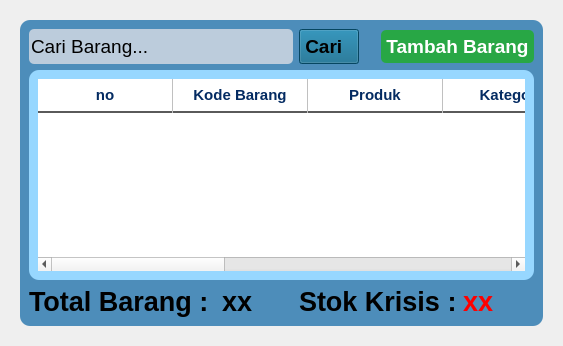
        <widget class="QWidget" name="page_inventory">
         <layout class="QGridLayout" name="gridLayout_6">
          <item row="0" column="0">
           <widget class="QWidget" name="widget_inventory" native="true">
            <layout class="QVBoxLayout" name="verticalLayout_13">
             <item>
              <widget class="QFrame" name="main_frame_inventory">
               <property name="styleSheet">
                <string notr="true">QFrame {
    background-color: #4D8DBA; /* Warna kartu putih */
    border-radius: 10px; /* Ujung kartu agak melengkung */
}</string>
               </property>
               <property name="frameShape">
                <enum>QFrame::Shape::StyledPanel</enum>
               </property>
               <property name="frameShadow">
                <enum>QFrame::Shadow::Raised</enum>
               </property>
               <layout class="QGridLayout" name="gridLayout_9">
                <item row="2" column="0" colspan="4">
                 <layout class="QHBoxLayout" name="inventory_layout">
                  <property name="topMargin">
                   <number>0</number>
                  </property>
                  <item>
                   <widget class="QLabel" name="total_item_label">
                    <property name="font">
                     <font>
                      <pointsize>20</pointsize>
                      <bold>true</bold>
                     </font>
                    </property>
                    <property name="text">
                     <string>Total Barang : </string>
                    </property>
                   </widget>
                  </item>
                  <item>
                   <widget class="QLabel" name="total_item_value_label">
                    <property name="font">
                     <font>
                      <pointsize>20</pointsize>
                      <bold>true</bold>
                     </font>
                    </property>
                    <property name="text">
                     <string>xx</string>
                    </property>
                   </widget>
                  </item>
                  <item>
                   <spacer name="horizontalSpacer_13">
                    <property name="orientation">
                     <enum>Qt::Orientation::Horizontal</enum>
                    </property>
                    <property name="sizeType">
                     <enum>QSizePolicy::Policy::Fixed</enum>
                    </property>
                    <property name="sizeHint" stdset="0">
                     <size>
                      <width>40</width>
                      <height>20</height>
                     </size>
                    </property>
                   </spacer>
                  </item>
                  <item alignment="Qt::AlignmentFlag::AlignVCenter">
                   <widget class="QLabel" name="stock_crisis_label">
                    <property name="font">
                     <font>
                      <family>Segoe UI</family>
                      <pointsize>20</pointsize>
                      <bold>true</bold>
                     </font>
                    </property>
                    <property name="text">
                     <string>Stok Krisis :</string>
                    </property>
                   </widget>
                  </item>
                  <item>
                   <widget class="QLabel" name="stock_crisis_value_label">
                    <property name="font">
                     <font>
                      <pointsize>20</pointsize>
                      <bold>true</bold>
                     </font>
                    </property>
                    <property name="styleSheet">
                     <string notr="true">QLabel{
color: #FF0000;}</string>
                    </property>
                    <property name="text">
                     <string>xx</string>
                    </property>
                   </widget>
                  </item>
                  <item>
                   <spacer name="horizontalSpacer_12">
                    <property name="orientation">
                     <enum>Qt::Orientation::Horizontal</enum>
                    </property>
                    <property name="sizeType">
                     <enum>QSizePolicy::Policy::Expanding</enum>
                    </property>
                    <property name="sizeHint" stdset="0">
                     <size>
                      <width>40</width>
                      <height>20</height>
                     </size>
                    </property>
                   </spacer>
                  </item>
                 </layout>
                </item>
                <item row="0" column="3">
                 <widget class="QPushButton" name="add_goods_button">
                  <property name="sizePolicy">
                   <sizepolicy hsizetype="Preferred" vsizetype="Fixed">
                    <horstretch>0</horstretch>
                    <verstretch>0</verstretch>
                   </sizepolicy>
                  </property>
                  <property name="font">
                   <font>
                    <pointsize>14</pointsize>
                    <bold>true</bold>
                   </font>
                  </property>
                  <property name="cursor">
                   <cursorShape>PointingHandCursor</cursorShape>
                  </property>
                  <property name="styleSheet">
                   <string notr="true">QPushButton {
    background-color: #28a745;
    color: white;
    border-radius: 5px;
    font-weight: bold;
padding: 5px;
}
QPushButton:hover {
    background-color: #218838;
}</string>
                  </property>
                  <property name="text">
                   <string>Tambah Barang</string>
                  </property>
                  <property name="icon">
                   <iconset resource="resource/resource.qrc">
                    <normaloff>:/icons/plus-solid.png</normaloff>:/icons/plus-solid.png</iconset>
                  </property>
                  <property name="iconSize">
                   <size>
                    <width>32</width>
                    <height>32</height>
                   </size>
                  </property>
                 </widget>
                </item>
                <item row="0" column="0">
                 <widget class="QLineEdit" name="goods_search_input">
                  <property name="sizePolicy">
                   <sizepolicy hsizetype="Expanding" vsizetype="Preferred">
                    <horstretch>0</horstretch>
                    <verstretch>0</verstretch>
                   </sizepolicy>
                  </property>
                  <property name="font">
                   <font>
                    <pointsize>14</pointsize>
                   </font>
                  </property>
                  <property name="styleSheet">
                   <string notr="true">QLineEdit{
background-color : #BCCCDC;
border-radius : 5px;
}</string>
                  </property>
                  <property name="text">
                   <string>Cari Barang...</string>
                  </property>
                 </widget>
                </item>
                <item row="1" column="0" colspan="4">
                 <widget class="QFrame" name="inventory_frame">
                  <property name="sizePolicy">
                   <sizepolicy hsizetype="Preferred" vsizetype="Expanding">
                    <horstretch>0</horstretch>
                    <verstretch>0</verstretch>
                   </sizepolicy>
                  </property>
                  <property name="styleSheet">
                   <string notr="true">QFrame {
    background-color: #97D7FF; /* Warna kartu putih */
    border-radius: 10px; /* Ujung kartu agak melengkung */
}</string>
                  </property>
                  <property name="frameShape">
                   <enum>QFrame::Shape::StyledPanel</enum>
                  </property>
                  <property name="frameShadow">
                   <enum>QFrame::Shadow::Raised</enum>
                  </property>
                  <layout class="QHBoxLayout" name="horizontalLayout_9">
                   <item>
                    <widget class="QTableWidget" name="inventory_widget">
                     <property name="font">
                      <font>
                       <pointsize>11</pointsize>
                       <bold>true</bold>
                      </font>
                     </property>
                     <property name="styleSheet">
                      <string notr="true">
QHeaderView::section {
    color:#042b62;  /* Mengubah warna teks agar mudah dibaca */
   border-right: 1px solid #c0c0c0; /* Garis pembatas vertikal antar kolom */
    border-bottom: 2px solid #5a5a5a; /* Garis bawah tegas untuk memisahkan header dan isi */
    border-top: none;
    border-left: none;
    font-weight: bold;
    font-size: 11pt;
    background-color: white;
    padding: 5px;
}
QTableWidget{
background-color : white;}</string>
                     </property>
                     <property name="sortingEnabled">
                      <bool>false</bool>
                     </property>
                     <attribute name="horizontalHeaderDefaultSectionSize">
                      <number>135</number>
                     </attribute>
                     <attribute name="horizontalHeaderStretchLastSection">
                      <bool>true</bool>
                     </attribute>
                     <attribute name="verticalHeaderVisible">
                      <bool>false</bool>
                     </attribute>
                     <attribute name="verticalHeaderCascadingSectionResizes">
                      <bool>true</bool>
                     </attribute>
                     <column>
                      <property name="text">
                       <string>no</string>
                      </property>
                     </column>
                     <column>
                      <property name="text">
                       <string>Kode Barang</string>
                      </property>
                     </column>
                     <column>
                      <property name="text">
                       <string>Produk</string>
                      </property>
                     </column>
                     <column>
                      <property name="text">
                       <string>Kategori</string>
                      </property>
                     </column>
                     <column>
                      <property name="text">
                       <string>Harga_Modal</string>
                      </property>
                     </column>
                     <column>
                      <property name="text">
                       <string>Harga_Jual</string>
                      </property>
                     </column>
                     <column>
                      <property name="text">
                       <string>Stok</string>
                      </property>
                     </column>
                     <column>
                      <property name="text">
                       <string>Aksi</string>
                      </property>
                     </column>
                    </widget>
                   </item>
                  </layout>
                 </widget>
                </item>
                <item row="0" column="1">
                 <widget class="QPushButton" name="goods_search_button">
                  <property name="sizePolicy">
                   <sizepolicy hsizetype="Preferred" vsizetype="Fixed">
                    <horstretch>0</horstretch>
                    <verstretch>0</verstretch>
                   </sizepolicy>
                  </property>
                  <property name="font">
                   <font>
                    <pointsize>14</pointsize>
                    <bold>true</bold>
                   </font>
                  </property>
                  <property name="cursor">
                   <cursorShape>PointingHandCursor</cursorShape>
                  </property>
                  <property name="styleSheet">
                   <string notr="true">/* Efek saat tombol disorot mouse (Hover) */
QPushButton:hover {
    background-color: #334155; /* Berubah jadi biru sedikit lebih terang saat disorot */
    border-left: 4px solid #3B82F6; /* Muncul garis biru neon di pinggir kiri */
}
QPushButton {
    text-align: center;
	background-color:  #086288;
	padding: 5px;
}</string>
                  </property>
                  <property name="text">
                   <string>Cari  </string>
                  </property>
                  <property name="icon">
                   <iconset resource="resource/resource.qrc">
                    <normaloff>:/icons/magnifying-glass-solid.png</normaloff>:/icons/magnifying-glass-solid.png</iconset>
                  </property>
                  <property name="iconSize">
                   <size>
                    <width>32</width>
                    <height>32</height>
                   </size>
                  </property>
                  <property name="checkable">
                   <bool>false</bool>
                  </property>
                 </widget>
                </item>
                <item row="0" column="2">
                 <spacer name="horizontalSpacer_14">
                  <property name="orientation">
                   <enum>Qt::Orientation::Horizontal</enum>
                  </property>
                  <property name="sizeType">
                   <enum>QSizePolicy::Policy::Fixed</enum>
                  </property>
                  <property name="sizeHint" stdset="0">
                   <size>
                    <width>10</width>
                    <height>10</height>
                   </size>
                  </property>
                 </spacer>
                </item>
               </layout>
              </widget>
             </item>
            </layout>
           </widget>
          </item>
         </layout>
        </widget>
